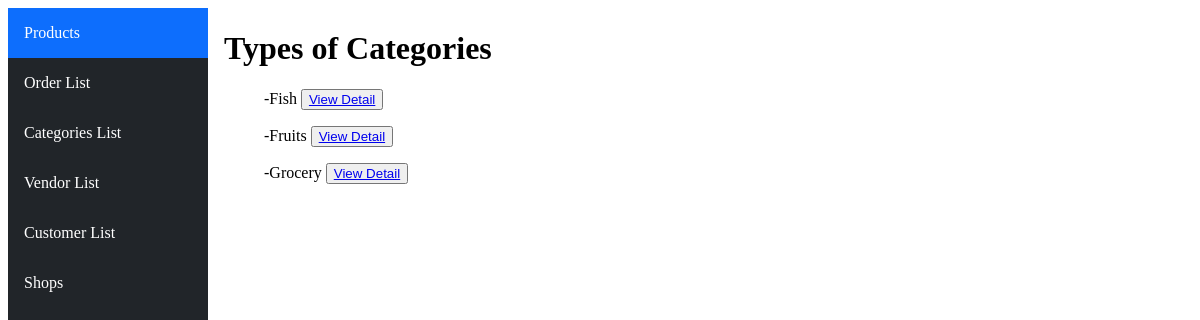
The page /category/ on the database its author committed.
### ecommerceApp/models.py (models this page shows, shortened)
class Category(models.Model):
    name=models.CharField(max_length=50)

### ecommerceApp/views.py (the view)
# urls.py: path('category/',views.caregoryList,name="category"),
def caregoryList(request):
    categories=Category.objects.all()
    return render(request, 'html/categoryList.html',{"categories":categories})

### ecommerceApp/templates/html/categoryList.html
{%extends "html/layout.html"%}
{%block body%}
<h1>Types of Categories </h1>
{%for category in categories%}
    <ul>-{{category.name}} <button>
        <a href="{%url 'main:category-detail' category.id %}">View Detail</a>
    </button></ul>
{%endfor%}
{%endblock%}

### rows shown on the page
Category: name "Fish"
Category: name "Fruits"
Category: name "Grocery"
